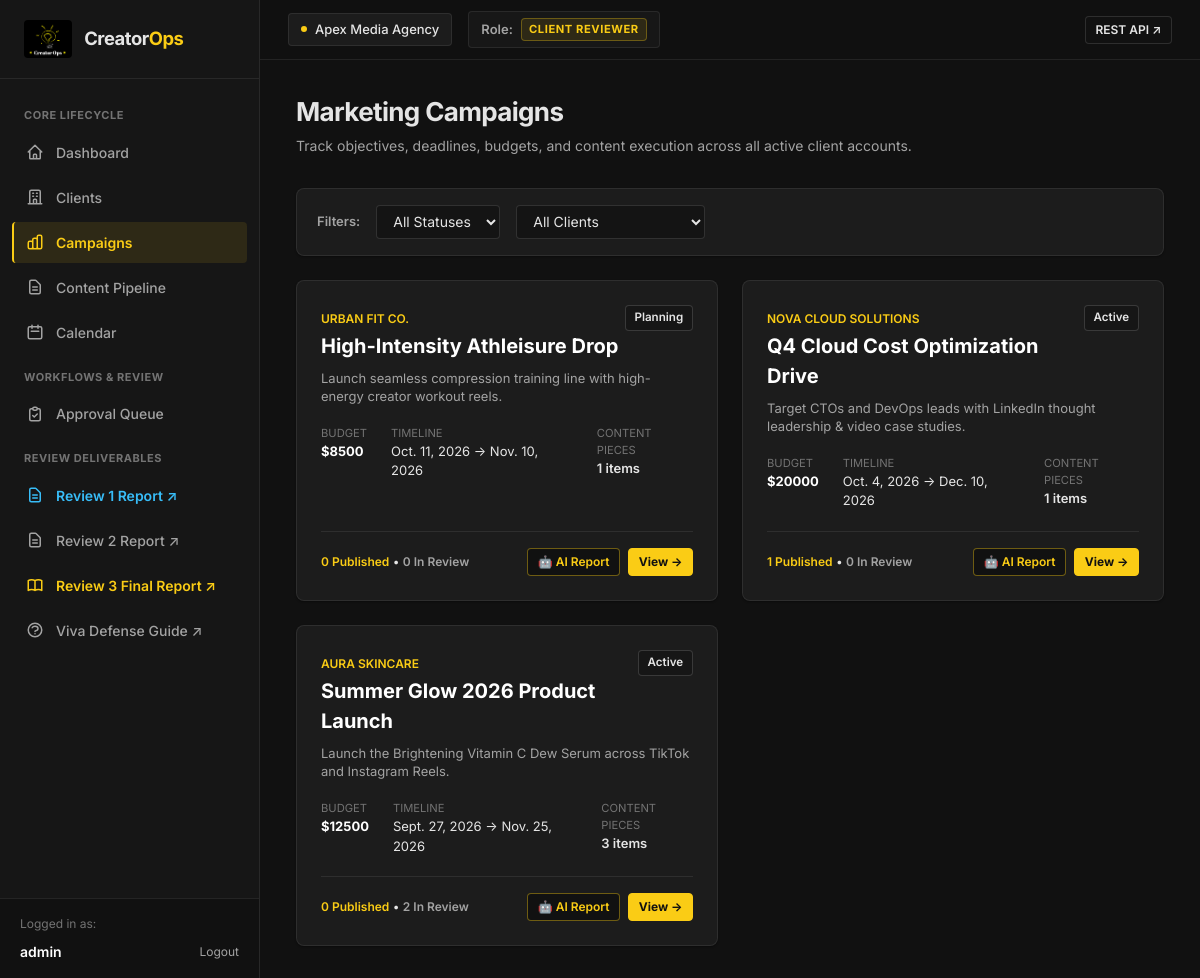
The app's page /campaigns/ (signed in), older data.
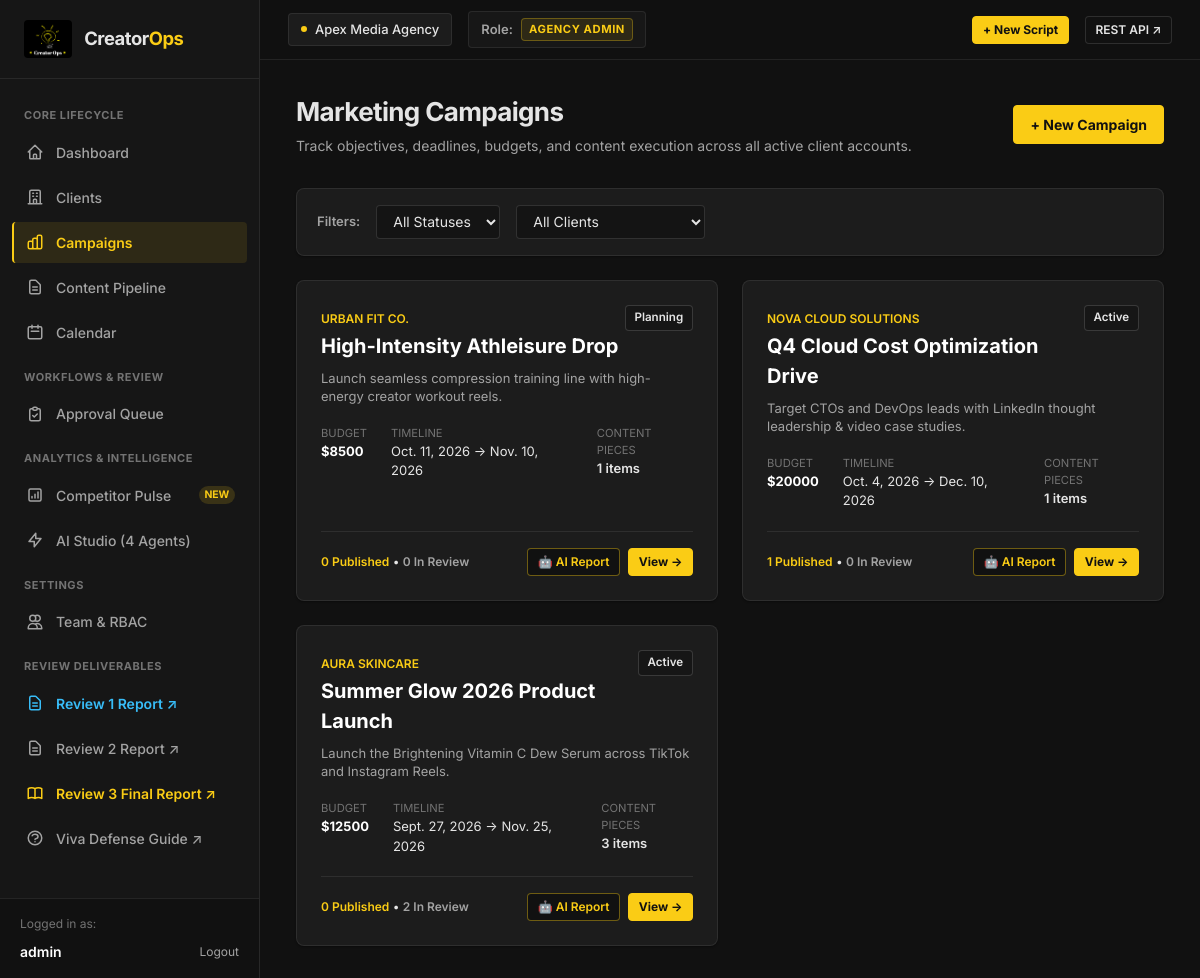
The same page, newer data.
### workspaces/models.py (models this page shows, shortened)
class Membership(models.Model):
    class Role(models.TextChoices):
        ADMIN = "ADMIN", "Agency Admin"
        CREATOR = "CREATOR", "Creator"
        MANAGER = "MANAGER", "Manager / Reviewer"
        CLIENT_REVIEWER = "CLIENT_REVIEWER", "Client Reviewer"
    user = models.ForeignKey(User, on_delete=models.CASCADE, related_name="memberships")
    workspace = models.ForeignKey(Workspace, on_delete=models.CASCADE, related_name="memberships")
    role = models.CharField(max_length=20, choices=Role.choices, default=Role.CREATOR)
    created_at = models.DateTimeField(auto_now_add=True)
    class Meta:
        unique_together = ("user", "workspace")
        ordering = ["-created_at"]

### campaigns/views.py (the view)
# urls.py: path("", views.campaign_list, name="list"),
@workspace_required
def campaign_list(request):
    campaigns = Campaign.objects.filter(
        client__workspace=request.workspace
    ).select_related("client").prefetch_related("content_items")
    status_filter = request.GET.get("status")
    client_filter = request.GET.get("client")
    if status_filter:
        campaigns = campaigns.filter(status=status_filter)
    if client_filter:
        campaigns = campaigns.filter(client_id=client_filter)
    clients = Client.objects.filter(workspace=request.workspace)
    return render(request, "campaigns/list.html", {
        "campaigns": campaigns,
        "clients": clients,
        "statuses": Campaign.Status.choices,
        "selected_status": status_filter,
        "selected_client": client_filter,
    })

### campaigns/models.py (called while the page is built)
    @property
    def total_content_items(self):
        return self.content_items.count()

    @property
    def published_count(self):
        return self.content_items.filter(status="published").count()

    @property
    def pending_count(self):
        return self.content_items.filter(status__in=["pending_manager", "pending_client"]).count()

### workspaces/context_processors.py (called while the page is built, shortened)
def workspace_context(request):
    memberships = Membership.objects.filter(user=request.user).select_related("workspace")
    active_ws_id = request.session.get("active_workspace_id")
    active_membership = None
    if active_ws_id:
        active_membership = memberships.filter(workspace_id=active_ws_id).first()
    if not active_membership and memberships.exists():
        active_membership = memberships.first()
        request.session["active_workspace_id"] = active_membership.workspace.id
    if active_membership:
        return {
            "active_workspace": active_membership.workspace,
            "user_role": active_membership.role,
            "user_role_label": active_membership.get_role_display(),
            "user_memberships": memberships,
        }

### templates/campaigns/list.html (shortened to what this page needs)
{% extends "base.html" %}
{% block content %}
<div class="page-header">
    <div>
        <h1 class="page-title">Marketing Campaigns</h1>
        <p class="page-subtitle">Track objectives, deadlines, budgets, and content execution across all active client accounts.</p>
    </div>
    {% if user_role in "ADMIN,MANAGER" %}
    <a href="{% url 'campaigns:create' %}" class="btn btn-primary">
        <span>+ New Campaign</span>
    </a>
    {% endif %}
</div>
<div class="card" style="margin-bottom: 1.5rem; padding: 1rem 1.25rem;">
    <form method="GET" style="display: flex; gap: 1rem; align-items: center; flex-wrap: wrap;">
        <div style="font-size: 0.8125rem; font-weight: 600; color: var(--text-muted);">Filters:</div>
        <select name="status" class="form-control" style="width: auto; padding: 0.4rem 0.75rem;" onchange="this.form.submit()">
            <option value="">All Statuses</option>
        </select>
        <select name="client" class="form-control" style="width: auto; padding: 0.4rem 0.75rem;" onchange="this.form.submit()">
            <option value="">All Clients</option>
        </select>
    </form>
</div>
<div class="grid-2">
    {% for camp in campaigns %}
    <div class="card" style="display: flex; flex-direction: column; justify-content: space-between;">
        <div>
            <div style="display: flex; justify-content: space-between; align-items: flex-start; margin-bottom: 0.5rem;">
                <div>
                    <span style="font-size: 0.75rem; color: var(--primary); font-weight: 600; text-transform: uppercase;">{{ camp.client.name }}</span>
                    <h2 style="font-size: 1.25rem; font-weight: 700; color: #fff; margin-top: 2px;">
                        <a href="{% url 'campaigns:detail' camp.id %}" style="color: #fff; text-decoration: none;">{{ camp.title }}</a>
                    </h2>
                </div>
                <span class="badge badge-scheduled">{{ camp.get_status_display }}</span>
            </div>
            <p style="font-size: 0.8125rem; color: var(--text-muted); margin-bottom: 1.25rem; line-height: 1.4;">
                {{ camp.objective|truncatechars:120 }}
            </p>
            <div style="display: flex; gap: 1.5rem; font-size: 0.8125rem; margin-bottom: 1.25rem;">
                <div>
                    <div style="color: var(--text-dim); font-size: 0.7rem;">BUDGET</div>
                    <div style="font-weight: 700; color: #fff;">${{ camp.budget|floatformat:0 }}</div>
                </div>
                <div>
                    <div style="color: var(--text-dim); font-size: 0.7rem;">TIMELINE</div>
                    <div style="color: var(--text-main);">{{ camp.start_date|default:"TBD" }} &rarr; {{ camp.end_date|default:"TBD" }}</div>
                </div>
                <div>
                    <div style="color: var(--text-dim); font-size: 0.7rem;">CONTENT PIECES</div>
                    <div style="color: var(--text-main); font-weight: 600;">{{ camp.total_content_items }} items</div>
                </div>
            </div>
        </div>
        <div style="display: flex; justify-content: space-between; align-items: center; padding-top: 1rem; border-top: 1px solid var(--border-color);">
            <div style="font-size: 0.75rem;">
                <span style="color: var(--primary); font-weight: 600;">{{ camp.published_count }} Published</span> &bull;
                <span style="color: var(--text-muted); font-weight: 600;">{{ camp.pending_count }} In Review</span>
            </div>
            <div style="display: flex; gap: 0.5rem;">
                <a href="{% url 'analytics:campaign_report' camp.id %}" class="btn btn-secondary btn-sm" style="border-color: rgba(250, 204, 21, 0.4); color: var(--primary);">
                    🤖 AI Report
                </a>
                <a href="{% url 'campaigns:detail' camp.id %}" class="btn btn-primary btn-sm">
                    View &rarr;
                </a>
            </div>
        </div>
    </div>
    {% endfor %}
</div>
{% endblock %}

### templates/base.html (shortened to what the changed rows need)
{% load static %}
<!DOCTYPE html>
<html lang="en">
<head>
    <link rel="stylesheet" href="{% static 'css/style.css' %}">
</head>
<body>
    <div class="app-layout">
        <aside class="sidebar">
            <nav class="sidebar-nav">
                <div class="nav-section-title">Core Lifecycle</div>
                <a href="{% url 'dashboard' %}" class="nav-link {% if request.resolver_match.url_name == 'dashboard' %}active{% endif %}">
                    <svg width="18" height="18" fill="none" viewBox="0 0 24 24" stroke="currentColor">
                        <path stroke-linecap="round" stroke-linejoin="round" stroke-width="2" d="M3 12l2-2m0 0l7-7 7 7M5 10v10a1 1 0 001 1h3m10-11l2 2m-2-2v10a1 1 0 01-1 1h-3m-6 0a1 1 0 001-1v-4a1 1 0 011-1h2a1 1 0 011 1v4a1 1 0 001 1m-6 0h6"/>
                    </svg>
                    <span>Dashboard</span>
                </a>
                <a href="{% url 'clients:list' %}" class="nav-link {% if 'clients' in request.path %}active{% endif %}">
                    <svg width="18" height="18" fill="none" viewBox="0 0 24 24" stroke="currentColor">
                        <path stroke-linecap="round" stroke-linejoin="round" stroke-width="2" d="M19 21V5a2 2 0 00-2-2H7a2 2 0 00-2 2v16m14 0h2m-2 0h-5m-9 0H3m2 0h5M9 7h1m-1 4h1m4-4h1m-1 4h1m-5 10v-5a1 1 0 011-1h2a1 1 0 011 1v5m-4 0h4"/>
                    </svg>
                    <span>Clients</span>
                </a>
                <a href="{% url 'campaigns:list' %}" class="nav-link {% if 'campaigns' in request.path %}active{% endif %}">
                    <span>Campaigns</span>
                </a>
                <a href="{% url 'content:list' %}" class="nav-link {% if 'content' in request.path and 'calendar' not in request.path %}active{% endif %}">
                    <svg width="18" height="18" fill="none" viewBox="0 0 24 24" stroke="currentColor">
                        <path stroke-linecap="round" stroke-linejoin="round" stroke-width="2" d="M9 12h6m-6 4h6m2 5H7a2 2 0 01-2-2V5a2 2 0 012-2h5.586a1 1 0 01.707.293l5.414 5.414a1 1 0 01.293.707V19a2 2 0 01-2 2z"/>
                    </svg>
                    <span>Content Pipeline</span>
                </a>
                <a href="{% url 'content:calendar' %}" class="nav-link {% if 'calendar' in request.path %}active{% endif %}">
                    <svg width="18" height="18" fill="none" viewBox="0 0 24 24" stroke="currentColor">
                        <path stroke-linecap="round" stroke-linejoin="round" stroke-width="2" d="M8 7V3m8 4V3m-9 8h10M5 21h14a2 2 0 002-2V7a2 2 0 00-2-2H5a2 2 0 00-2 2v12a2 2 0 002 2z"/>
                    </svg>
                    <span>Calendar</span>
                </a>
                <div class="nav-section-title">Workflows & Review</div>
                <a href="{% url 'approvals:queue' %}" class="nav-link {% if 'approvals' in request.path %}active{% endif %}">
                    <svg width="18" height="18" fill="none" viewBox="0 0 24 24" stroke="currentColor">
                        <path stroke-linecap="round" stroke-linejoin="round" stroke-width="2" d="M9 5H7a2 2 0 00-2 2v12a2 2 0 002 2h10a2 2 0 002-2V7a2 2 0 00-2-2h-2M9 5a2 2 0 002 2h2a2 2 0 002-2M9 5a2 2 0 012-2h2a2 2 0 012 2m-6 9l2 2 4-4"/>
                    </svg>
                    <span>Approval Queue</span>
                </a>
                {% if user_role in "ADMIN,MANAGER,CREATOR" %}
                <div class="nav-section-title">Analytics & Intelligence</div>
                <a href="{% url 'analytics:competitors' %}" class="nav-link {% if 'competitors' in request.path %}active{% endif %}">
                    <svg width="18" height="18" fill="none" viewBox="0 0 24 24" stroke="currentColor">
                        <path stroke-linecap="round" stroke-linejoin="round" stroke-width="2" d="M16 8v8m-4-5v5m-4-2v2m-2 4h12a2 2 0 002-2V6a2 2 0 00-2-2H6a2 2 0 00-2 2v12a2 2 0 002 2z"/>
                    </svg>
                    <span>Competitor Pulse</span>
                    <span style="margin-left: auto; font-size: 0.65rem; background: rgba(250, 204, 21, 0.15); color: #FACC15; padding: 0.1rem 0.35rem; border-radius: 9999px; font-weight: 700;">NEW</span>
                </a>
                <a href="{% url 'analytics:agents' %}" class="nav-link {% if 'agents' in request.path %}active{% endif %}">
                    <svg width="18" height="18" fill="none" viewBox="0 0 24 24" stroke="currentColor">
                        <path stroke-linecap="round" stroke-linejoin="round" stroke-width="2" d="M13 10V3L4 14h7v7l9-11h-7z"/>
                    </svg>
                    <span>AI Studio (4 Agents)</span>
                </a>
                {% endif %}
                {% if user_role == 'ADMIN' %}
                <div class="nav-section-title">Settings</div>
                <a href="{% url 'workspaces:members' %}" class="nav-link {% if 'members' in request.path %}active{% endif %}">
                    <svg width="18" height="18" fill="none" viewBox="0 0 24 24" stroke="currentColor">
                        <path stroke-linecap="round" stroke-linejoin="round" stroke-width="2" d="M12 4.354a4 4 0 110 5.292M15 21H3v-1a6 6 0 0112 0v1zm0 0h6v-1a6 6 0 00-9-5.197M13 7a4 4 0 11-8 0 4 4 0 018 0z"/>
                    </svg>
                    <span>Team & RBAC</span>
                </a>
                {% endif %}
                <div class="nav-section-title">Review Deliverables</div>
                <a href="/reports/review1/" target="_blank" class="nav-link" style="color: #38BDF8; font-weight: 600;">
                    <svg width="18" height="18" fill="none" viewBox="0 0 24 24" stroke="currentColor">
                        <path stroke-linecap="round" stroke-linejoin="round" stroke-width="2" d="M9 12h6m-6 4h6m2 5H7a2 2 0 01-2-2V5a2 2 0 012-2h5.586a1 1 0 01.707.293l5.414 5.414a1 1 0 01.293.707V19a2 2 0 01-2 2z"/>
                    </svg>
                    <span>Review 1 Report ↗</span>
                </a>
                <a href="/reports/review2/" target="_blank" class="nav-link">
                    <svg width="18" height="18" fill="none" viewBox="0 0 24 24" stroke="currentColor">
                        <path stroke-linecap="round" stroke-linejoin="round" stroke-width="2" d="M9 12h6m-6 4h6m2 5H7a2 2 0 01-2-2V5a2 2 0 012-2h5.586a1 1 0 01.707.293l5.414 5.414a1 1 0 01.293.707V19a2 2 0 01-2 2z"/>
                    </svg>
                    <span>Review 2 Report ↗</span>
                </a>
                <a href="/reports/review3/" target="_blank" class="nav-link" style="color: #FACC15; font-weight: 600;">
                    <span>Review 3 Final Report ↗</span>
                </a>
                <a href="/guide/" target="_blank" class="nav-link">
                    <svg width="18" height="18" fill="none" viewBox="0 0 24 24" stroke="currentColor">
                        <path stroke-linecap="round" stroke-linejoin="round" stroke-width="2" d="M8.228 9c.549-1.165 2.03-2 3.772-2 2.21 0 4 1.343 4 3 0 1.4-1.278 2.575-3.006 2.907-.542.104-.994.54-.994 1.093m0 3h.01M21 12a9 9 0 11-18 0 9 9 0 0118 0z"/>
                    </svg>
                    <span>Viva Defense Guide ↗</span>
                </a>
            </nav>
        </aside>
        <div class="main-wrapper">
            <header class="topbar">
                <div class="topbar-left">
                    <div class="role-switcher-banner" style="background: rgba(255,255,255,0.03); border: 1px solid var(--border-color); padding: 0.35rem 0.75rem; border-radius: var(--radius-sm);">
                        <span style="color:var(--text-muted); font-weight:600; font-size:0.8125rem;">Role:</span>
                        <span class="role-tag {{ user_role }}">{{ user_role_label|default:user_role }}</span>
                    </div>
                </div>
                <div class="topbar-right">
                    {% if user_role in "ADMIN,MANAGER,CREATOR" %}
                    <a href="{% url 'content:create' %}" class="btn btn-primary btn-sm">
                        <span>+ New Script</span>
                    </a>
                    {% endif %}
                </div>
            </header>
            <main class="page-container">
                {% block content %}{% endblock %}
            </main>
        </div>
    </div>
</body>
</html>

Row changes from the older to the newer data that the page shows:
changed Membership: role "CLIENT REVIEWER" → "AGENCY ADMIN"
Text that changed along with them:
text now shown: "ANALYTICS & INTELLIGENCE Competitor Pulse NEW AI Studio (4 Agents) SETTINGS Team & RBAC + New Script + New Campaign"
